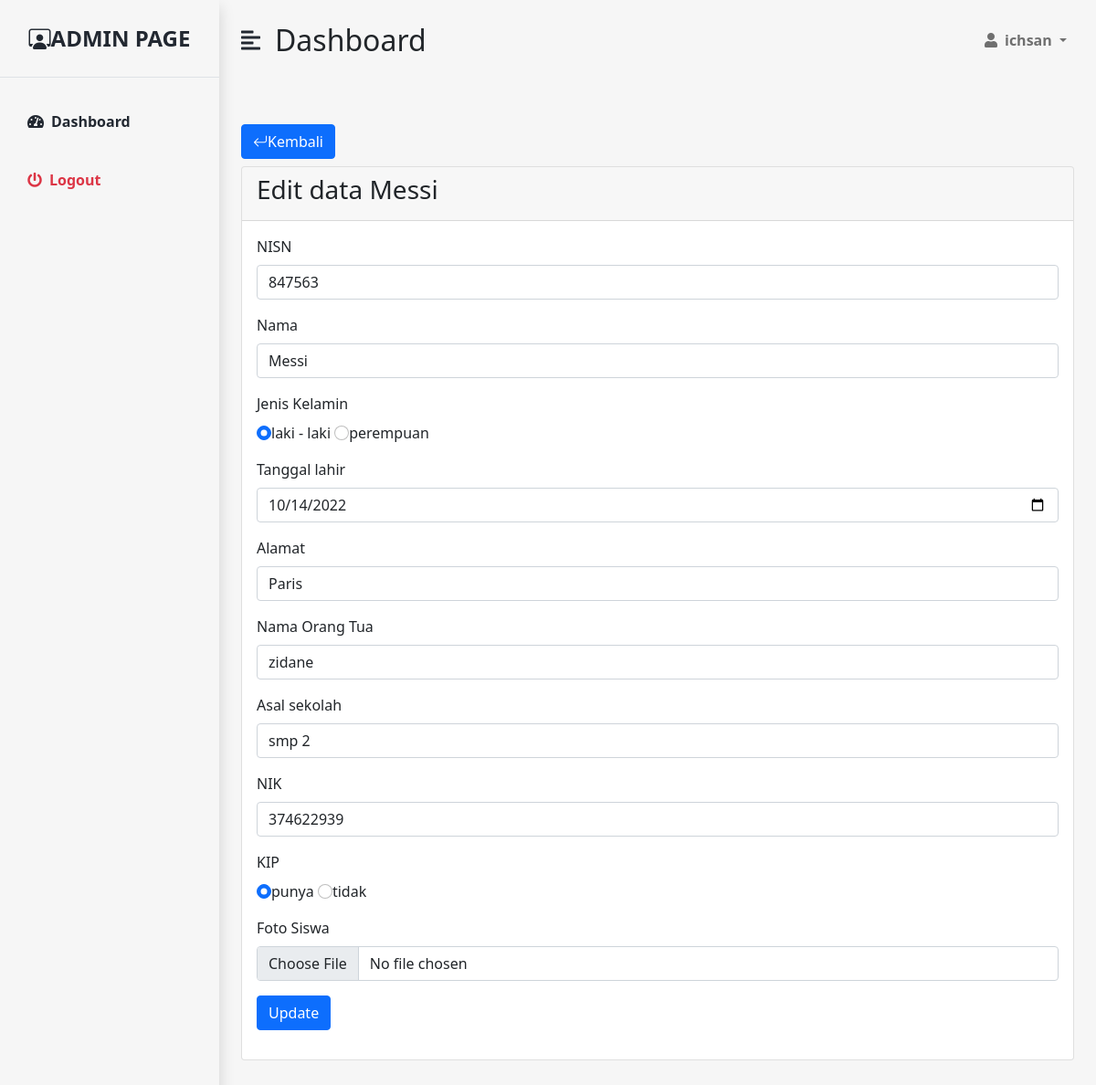
/edit.php?id=15 (signed in), run on the app's committed database.
### tables this page shows
CREATE TABLE `siswa` (
  `id` int(4) NOT NULL,
  `nisn` int(25) NOT NULL,
  `nama` varchar(50) NOT NULL,
  `gender` enum('laki - laki','perempuan','','') NOT NULL,
  `tgl_lahir` date NOT NULL,
  `alamat` varchar(100) NOT NULL,
  `ortu` varchar(50) NOT NULL,
  `asal` varchar(50) NOT NULL,
  `nik` int(50) NOT NULL,
  `kip` enum('punya','tidak','','') NOT NULL,
  `foto` varchar(50) NOT NULL
);

CREATE TABLE `gender` (
  `jenis_kelamin` varchar(15) NOT NULL,
  `kip` varchar(15) NOT NULL
);

### caesar.php (called while the page is built, shortened)
<?php
function geser_teks($string, $key) {
    return implode('', array_map(function ($char) use ($key) {
        return geser_karakter($char, $key);
    }, str_split($string)));
}
function geser_karakter($char, $shift) {
    $shift = $shift % 25;
    $ascii = ord($char);
    $shifted = $ascii + $shift;
    if ($ascii >= 97 && $ascii <= 122) {
        return chr(geser_huruf_kecil($shifted));
    }
    return chr($ascii);
}
function geser_huruf_kecil($ascii) {
    if ($ascii < 97) {
        $ascii = 123 - (97 - $ascii);
    }
    return $ascii;
}
function dekripsi($ciphertext, $key = -3) {
    return geser_teks($ciphertext, -$key);
}

### edit.php (the view, shortened to what this page needs)
<?php
include('header.php');
include('database/config.php');
include('caesar.php');
  if (isset($_GET['id'])) {
    $id = ($_GET["id"]);
    $query = "SELECT * FROM siswa WHERE id='$id'";
    $result = mysqli_query($conn, $query);
    $edit = mysqli_fetch_assoc($result);
  } else {
    echo "<script>alert('Masukkan data id.');window.location='dashboard.php';</script>";
  }
?>
<div class="container-fluid px-4">
        <div class="row my-5">
        <div class="text-start">
                <button type="button" class="btn btn-primary mb-2" onclick="window.location.href='dashboard.php'"><i class="bi bi-arrow-return-left"></i></i>Kembali</button>
            </div>
                <div class="col">
                <div class="card">
                    <div class="card-header">
                        <h3>Edit data <?= $edit['nama']; ?></h3>
                    </div>
                    <div class="card-body">
                    <form id="contactForm" enctype="multipart/form-data" action="proses-edit.php" method="POST">
                        <div class="mb-3">
                        <div class="mb-3">
                            <label class="form-label" for="">NISN</label>
                            <input class="form-control" type="text" id="nisn" name="nisn" required value="<?= $edit['nisn']; ?>"/>
                        </div>
                        <div class="mb-3">
                            <label class="form-label" for="">Nama</label>
                            <input class="form-control" type="text" id="nama" name="nama" required value="<?= $edit['nama']; ?>"/>
                        </div>
                        <div class="mb-3">
                        <label class="form-label"> Jenis Kelamin</label> <br>
                        <?php
                        $radio = mysqli_query($conn,"SELECT * FROM siswa WHERE id='$id' ");
                        $r = mysqli_fetch_array($radio);
                            $query = mysqli_query($conn, "SELECT * FROM gender");
                            while($row = mysqli_fetch_array($query)){
                        ?>
                        <input class="form-check-input" type="radio" name="jenis_kelamin" id="jenis_kelamin" value="<?= $row['jenis_kelamin']; ?>" <?= ($row['jenis_kelamin'] == $r['gender'])?"checked":"" ?> ><?= $row['jenis_kelamin']; ?>
                        <?php  } ?>
                        </div>
                        <div class="mb-3">
                            <label class="form-label" for="">Tanggal lahir</label>
                            <input class="form-control" type="date" id="tgl_lahir" name="tgl_lahir" required value="<?= $edit['tgl_lahir']; ?>"/>
                        </div>
                        <div class="mb-3">
                            <label class="form-label" for="">Alamat</label>
                            <input class="form-control" type="text" id="alamt" name="alamat" required value="<?= $edit['alamat']; ?>"/>
                        </div>
                        <div class="mb-3">
                            <?php $ortu1= $edit['ortu']; ?>
                            <label class="form-label" for="">Nama Orang Tua</label>
                            <input class="form-control" type="text" id="ortu" name="ortu" required value="<?= $ortu = dekripsi($ortu1 , 3);  ?>"/>
                        </div>
                        <div class="mb-3">
                            <label class="form-label" for="">Asal sekolah</label>
                            <input class="form-control" type="text" id="asal" name="asal" required value="<?= $edit['asal']; ?>"/>
                        </div>
                        <div class="mb-3">
                            <label class="form-label" for="kode_product">NIK</label>
                            <input class="form-control" type="text" id="nik" name="nik" required value="<?= $edit['nik']; ?>"/>
                        </div>
                        <div class="mb-3">
                        <label class="form-label"> KIP</label> <br>
                            <?php
                            $radio = mysqli_query($conn,"SELECT * FROM siswa  where id='$id' ");
                           $r = mysqli_fetch_array($radio);
                                $query = mysqli_query($conn, "SELECT * FROM gender ");
                                while($row = mysqli_fetch_array($query)){
                            ?>
                            <input class="form-check-input" type="radio" name="kip" id="kip" value="<?= $row['kip']; ?>" <?= ($row['kip'] == $r['kip'])?"checked":"" ?> ><?= $row['kip']; ?>
                            <?php  } ?>
                        </div>
                        <div class="mb-3">
                            <label class="form-label" for="">Foto Siswa</label>
                            <input class="form-control" id="foto" name="foto"  type="file" placeholder="Foto Siswa" required/>
                        </div>
                        <div class="mb-3">
                            <button type=" submit" name="submit" class="btn btn-primary">Update</button>
                        </div>
                        </form>
                    </div>
                    </div>
                    </div>
                    </div>
                    </div>
                </div>
            </div>
<?php
    include('footer.php');
?>

### assets/css/style-admin.css (style rules this page uses)
:root { --main-bg-color: #f4d143; --main-text-color: #222831; --second-text-color: #bbbec5; --second-bg-color: #f5df8a; }

### data on the page
siswa: nama "Messi", nisn "847563", gender "☑", tgl_lahir "10/14/2022", alamat "Paris", ortu "zidane", asal "smp 2", nik "374622939", kip "☑"
gender: jenis_kelamin "laki - laki", kip "punya"
gender: jenis_kelamin "perempuan", kip "tidak"

### other printed values
$_SESSION['username'] "ichsan"
